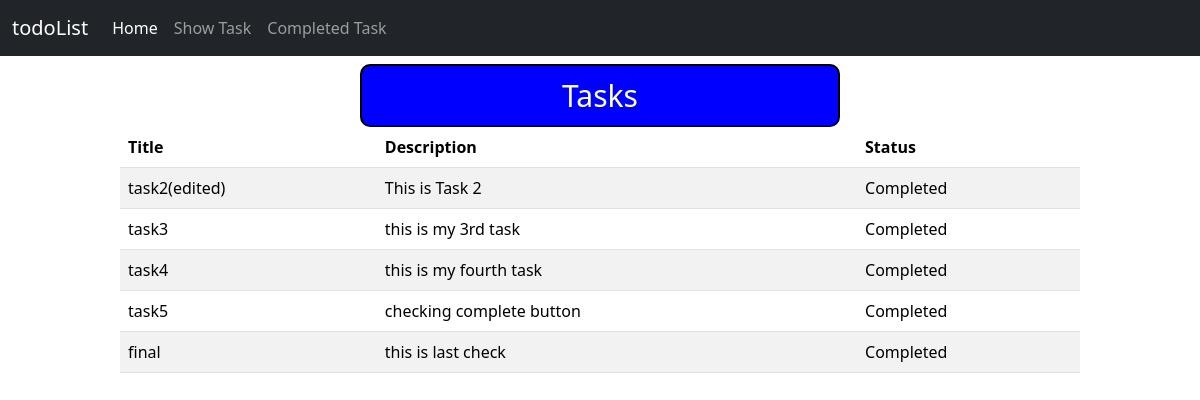
/completed_task/, run on the app's committed database.
### todoList/models.py (models this page shows)
class TaskModel(models.Model):
    task_id = models.IntegerField(primary_key=True)
    tasktitle = models.CharField(max_length=50)
    taskDescription = models.TextField()
    is_completed = models.BooleanField(default=False)

### todoList/views.py (the view)
# urls.py: path('completed_task/',views.completed_tasks,name="completed_task"),
def completed_tasks(request):
    tasklist = TaskModel.objects.filter(is_completed=True)
    return render(request,'completed_task.html', {'task': tasklist})

### todoList/templates/completed_task.html (shortened to what this page needs)
{% extends "base.html" %}
{% load crispy_forms_tags %}
{% block content %}
<div style="width:80%; margin:auto;">
<div style="background-color: blue;
  width: 50%;
  padding: 7px;
  margin: auto;
  border-radius: 10px;
  border: 2px solid black;
  text-align: center;
  color: white;
  font-size: 30px; pt-5px; ">Tasks
</div>
  {% if task %}
    <table class="table table-striped">
        <thead>
          <tr>
            <th scope="col">Title</th>
            <th scope="col">Description</th>
            <th scope="col">Status</th>
          </tr>
        </thead>
        <tbody>
            {% for item in task %}
            <tr>
                <td>{{item.tasktitle}}</td>
                <td>{{item.taskDescription}}</td>
                <td>{% if not task.is_completed %}
                  Completed
              {% endif %}
            </td>
              </tr>
            {% endfor %}
        </tbody>
    </table>
  {% else %}
    <h3>No Data Available</h3>
  {% endif %}
 </div>
 {% endblock content %}

### todoList/templates/base.html (shortened to what this page needs)
<!DOCTYPE html>
<html lang="en">
<head>
    <link href="https://cdn.jsdelivr.net/npm/bootstrap@5.3.1/dist/css/bootstrap.min.css" rel="stylesheet">
</head>
<body>
    <nav class="navbar navbar-expand-lg bg-dark" data-bs-theme="dark">
        <div class="container-fluid">
          <a class="navbar-brand" href="{% url 'homepage' %}">todoList</a>
          <div class="collapse navbar-collapse" id="navbarSupportedContent" style="align-items: center;">
            <ul class="navbar-nav me-auto mb-2 mb-lg-0">
              <li class="nav-item">
                <a class="nav-link active" aria-current="page" href="{% url 'homepage' %}">Home</a>
              </li>
              <li class="nav-item">
                <a class="nav-link" href="{% url 'show_task' %}">Show Task</a>
              </li>
              <li class="nav-item">
                <a class="nav-link" href="{% url 'completed_task' %}">Completed Task</a>
              </li>
            </ul>
          </div>
        </div>
      </nav>
  {% block content %}<h3>This is demo for </h3> <h1>Homepage</h1>{% endblock %}
  </body>
</html>

### data on the page
TaskModel: tasktitle "task2(edited)", taskDescription "This is Task 2"
TaskModel: tasktitle "task3", taskDescription "this is my 3rd task"
TaskModel: tasktitle "task4", taskDescription "this is my fourth task"
TaskModel: tasktitle "task5", taskDescription "checking complete button"
TaskModel: tasktitle "final", taskDescription "this is last check"
